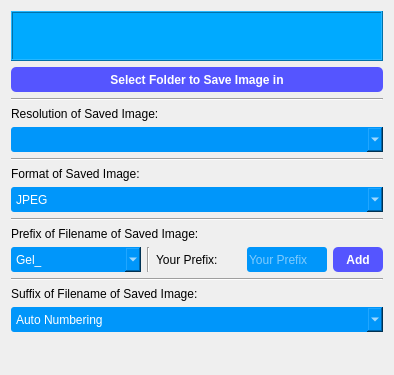
              <widget class="QWidget" name="toolCapture">
               <property name="geometry">
                <rect>
                 <x>0</x>
                 <y>0</y>
                 <width>394</width>
                 <height>375</height>
                </rect>
               </property>
               <attribute name="label">
                <string>Capture Options</string>
               </attribute>
               <layout class="QVBoxLayout" name="verticalLayout_8">
                <item>
                 <widget class="QTextBrowser" name="textSavedFolder">
                  <property name="maximumSize">
                   <size>
                    <width>16777215</width>
                    <height>50</height>
                   </size>
                  </property>
                  <property name="toolTip">
                   <string>Displays the folder where clicked images are going to be saved</string>
                  </property>
                  <property name="statusTip">
                   <string>Folder where images are going to be saved</string>
                  </property>
                  <property name="styleSheet">
                   <string notr="true">background-color :rgb(0, 170, 255)</string>
                  </property>
                  <property name="frameShape">
                   <enum>QFrame::Box</enum>
                  </property>
                  <property name="frameShadow">
                   <enum>QFrame::Raised</enum>
                  </property>
                 </widget>
                </item>
                <item>
                 <widget class="QPushButton" name="pushSavedFolder">
                  <property name="minimumSize">
                   <size>
                    <width>0</width>
                    <height>25</height>
                   </size>
                  </property>
                  <property name="toolTip">
                   <string>Click to change the folder where images are saved</string>
                  </property>
                  <property name="toolTipDuration">
                   <number>3</number>
                  </property>
                  <property name="statusTip">
                   <string>Change the folder where images are saved</string>
                  </property>
                  <property name="styleSheet">
                   <string notr="true">QPushButton{	
background-color : rgb(85, 85, 255);
color:rgb(255, 255, 255);
font: 10pt &quot;Segoe UI&quot;;
font: bold;
border-radius: 5px;
}

QPushButton::checked{background-color :rgb(85, 255, 127);}

QPushButton::pressed{background-color :rgb(85, 170, 250);}</string>
                  </property>
                  <property name="text">
                   <string>Select Folder to Save Image in</string>
                  </property>
                 </widget>
                </item>
                <item>
                 <widget class="Line" name="line_4">
                  <property name="orientation">
                   <enum>Qt::Horizontal</enum>
                  </property>
                 </widget>
                </item>
                <item>
                 <widget class="QLabel" name="label_2">
                  <property name="text">
                   <string>Resolution of Saved Image:</string>
                  </property>
                 </widget>
                </item>
                <item>
                 <widget class="QComboBox" name="comboResolution">
                  <property name="minimumSize">
                   <size>
                    <width>0</width>
                    <height>25</height>
                   </size>
                  </property>
                  <property name="styleSheet">
                   <string notr="true">QComboBox{	
background-color : rgb(0, 150, 250);
color:rgb(255, 255, 255);
font: 10pt &quot;Segoe UI&quot;;
border-radius: 3px;
}</string>
                  </property>
                 </widget>
                </item>
                <item>
                 <widget class="Line" name="line_8">
                  <property name="orientation">
                   <enum>Qt::Horizontal</enum>
                  </property>
                 </widget>
                </item>
                <item>
                 <widget class="QLabel" name="label_3">
                  <property name="text">
                   <string>Format of Saved Image:</string>
                  </property>
                 </widget>
                </item>
                <item>
                 <widget class="QComboBox" name="comboFormat">
                  <property name="minimumSize">
                   <size>
                    <width>0</width>
                    <height>25</height>
                   </size>
                  </property>
                  <property name="styleSheet">
                   <string notr="true">QComboBox{	
background-color : rgb(0, 150, 250);
color:rgb(255, 255, 255);
font: 10pt &quot;Segoe UI&quot;;
border-radius: 3px;
}</string>
                  </property>
                  <item>
                   <property name="text">
                    <string>JPEG</string>
                   </property>
                  </item>
                  <item>
                   <property name="text">
                    <string>TIFF</string>
                   </property>
                  </item>
                  <item>
                   <property name="text">
                    <string>PNG</string>
                   </property>
                  </item>
                  <item>
                   <property name="text">
                    <string>BMP</string>
                   </property>
                  </item>
                 </widget>
                </item>
                <item>
                 <widget class="Line" name="line_9">
                  <property name="orientation">
                   <enum>Qt::Horizontal</enum>
                  </property>
                 </widget>
                </item>
                <item>
                 <widget class="QLabel" name="label_4">
                  <property name="text">
                   <string>Prefix of Filename of Saved Image:</string>
                  </property>
                 </widget>
                </item>
                <item>
                 <layout class="QHBoxLayout" name="horizontalLayout_17">
                  <item>
                   <widget class="QComboBox" name="comboFnamePrefix">
                    <property name="minimumSize">
                     <size>
                      <width>0</width>
                      <height>25</height>
                     </size>
                    </property>
                    <property name="styleSheet">
                     <string notr="true">QComboBox{	
background-color : rgb(0, 150, 250);
color:rgb(255, 255, 255);
font: 10pt &quot;Segoe UI&quot;;
border-radius: 3px;
}</string>
                    </property>
                    <property name="editable">
                     <bool>false</bool>
                    </property>
                    <property name="maxVisibleItems">
                     <number>6</number>
                    </property>
                    <property name="duplicatesEnabled">
                     <bool>false</bool>
                    </property>
                    <item>
                     <property name="text">
                      <string>Gel_</string>
                     </property>
                    </item>
                    <item>
                     <property name="text">
                      <string>Protein_</string>
                     </property>
                    </item>
                    <item>
                     <property name="text">
                      <string>Image_</string>
                     </property>
                    </item>
                    <item>
                     <property name="text">
                      <string>DNA_</string>
                     </property>
                    </item>
                    <item>
                     <property name="text">
                      <string>RNA_</string>
                     </property>
                    </item>
                    <item>
                     <property name="text">
                      <string>User Defined...</string>
                     </property>
                    </item>
                   </widget>
                  </item>
                  <item>
                   <widget class="Line" name="line_18">
                    <property name="orientation">
                     <enum>Qt::Vertical</enum>
                    </property>
                   </widget>
                  </item>
                  <item>
                   <widget class="QLabel" name="label_7">
                    <property name="maximumSize">
                     <size>
                      <width>85</width>
                      <height>16777215</height>
                     </size>
                    </property>
                    <property name="text">
                     <string>Your Prefix:</string>
                    </property>
                   </widget>
                  </item>
                  <item>
                   <widget class="QLineEdit" name="lineAddPrefix">
                    <property name="minimumSize">
                     <size>
                      <width>0</width>
                      <height>25</height>
                     </size>
                    </property>
                    <property name="maximumSize">
                     <size>
                      <width>80</width>
                      <height>16777215</height>
                     </size>
                    </property>
                    <property name="styleSheet">
                     <string notr="true">QLineEdit{	
background-color : rgb(0, 150, 250);
color:rgb(255, 255, 255);
font: 10pt &quot;Segoe UI&quot;;
border-radius: 3px;
}</string>
                    </property>
                    <property name="text">
                     <string/>
                    </property>
                    <property name="maxLength">
                     <number>10</number>
                    </property>
                    <property name="placeholderText">
                     <string>Your Prefix</string>
                    </property>
                   </widget>
                  </item>
                  <item>
                   <widget class="QPushButton" name="pushAddPrefix">
                    <property name="minimumSize">
                     <size>
                      <width>0</width>
                      <height>25</height>
                     </size>
                    </property>
                    <property name="maximumSize">
                     <size>
                      <width>50</width>
                      <height>16777215</height>
                     </size>
                    </property>
                    <property name="styleSheet">
                     <string notr="true">QPushButton{	
background-color : rgb(85, 85, 255);
color:rgb(255, 255, 255);
font: 10pt &quot;Segoe UI&quot;;
font: bold;
border-radius: 5px;
}

QPushButton::checked{background-color :rgb(85, 255, 127);}

QPushButton::pressed{background-color :rgb(85, 170, 250);}</string>
                    </property>
                    <property name="text">
                     <string>Add</string>
                    </property>
                   </widget>
                  </item>
                 </layout>
                </item>
                <item>
                 <widget class="Line" name="line_19">
                  <property name="orientation">
                   <enum>Qt::Horizontal</enum>
                  </property>
                 </widget>
                </item>
                <item>
                 <widget class="QLabel" name="label_42">
                  <property name="text">
                   <string>Suffix of Filename of Saved Image:</string>
                  </property>
                 </widget>
                </item>
                <item>
                 <widget class="QComboBox" name="comboFnameSuffix">
                  <property name="minimumSize">
                   <size>
                    <width>0</width>
                    <height>25</height>
                   </size>
                  </property>
                  <property name="styleSheet">
                   <string notr="true">QComboBox{	
background-color : rgb(0, 150, 250);
color:rgb(255, 255, 255);
font: 10pt &quot;Segoe UI&quot;;
border-radius: 3px;
}</string>
                  </property>
                  <item>
                   <property name="text">
                    <string>Auto Numbering</string>
                   </property>
                  </item>
                  <item>
                   <property name="text">
                    <string>Date and Time</string>
                   </property>
                  </item>
                 </widget>
                </item>
                <item>
                 <spacer name="verticalSpacer">
                  <property name="orientation">
                   <enum>Qt::Vertical</enum>
                  </property>
                  <property name="sizeHint" stdset="0">
                   <size>
                    <width>20</width>
                    <height>95</height>
                   </size>
                  </property>
                 </spacer>
                </item>
               </layout>
              </widget>
